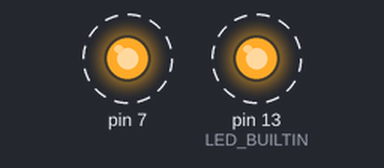
Recording of a sketch running on a simulated Arduino Uno, built with avr-gcc and run on an emulated ATmega328P. Parts: output pins drawn as LEDs (lit = HIGH). Dashed ring = blinking. What the sketch prints to the serial monitor is not drawn.

Above: at 0.7 s.
Timing chart, 0 to 4.8 s (numbered marks = the images above):
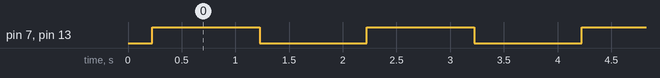

Measured:
- by itself, pin 7, pin 13 (LED_BUILTIN): alternates HIGH for 1.0 s and LOW for 1.0 s

The sketch:

hello.ino
```cpp
// Testing how fmod works on computer vs arduino

// #define myprint(x)
// #define myprintln(x)
#define myprint Serial.print
#define myprintln Serial.println

void setup()  {
  // Serial.begin(9600);
  // Serial.begin(115200);
 Serial.begin(115200);

    pinMode(LED_BUILTIN, OUTPUT);
    pinMode(PIN7, OUTPUT);
    Serial.println("Let the world just pass me by");

    Serial.print("Let the world just pass me by");
    const float fdenom = 5.0;
    for (float i = -10.0; i < 10.0; i += 0.2) {
        float result = fmod(i, fdenom);
        myprint("fmod(");
        myprint(i);
        myprint(", ");
        myprint(fdenom);
        myprint(") = ");
        myprint(result);
        myprintln("");
    }
}

void loop() {
    Serial.println("--- START OF LOOP ---");
      digitalWrite(LED_BUILTIN, HIGH);
      digitalWrite(PIN7, HIGH);
    delay(1000);
      digitalWrite(LED_BUILTIN, LOW);
      digitalWrite(PIN7, LOW);
    delay(1000);
    return;
}
```
